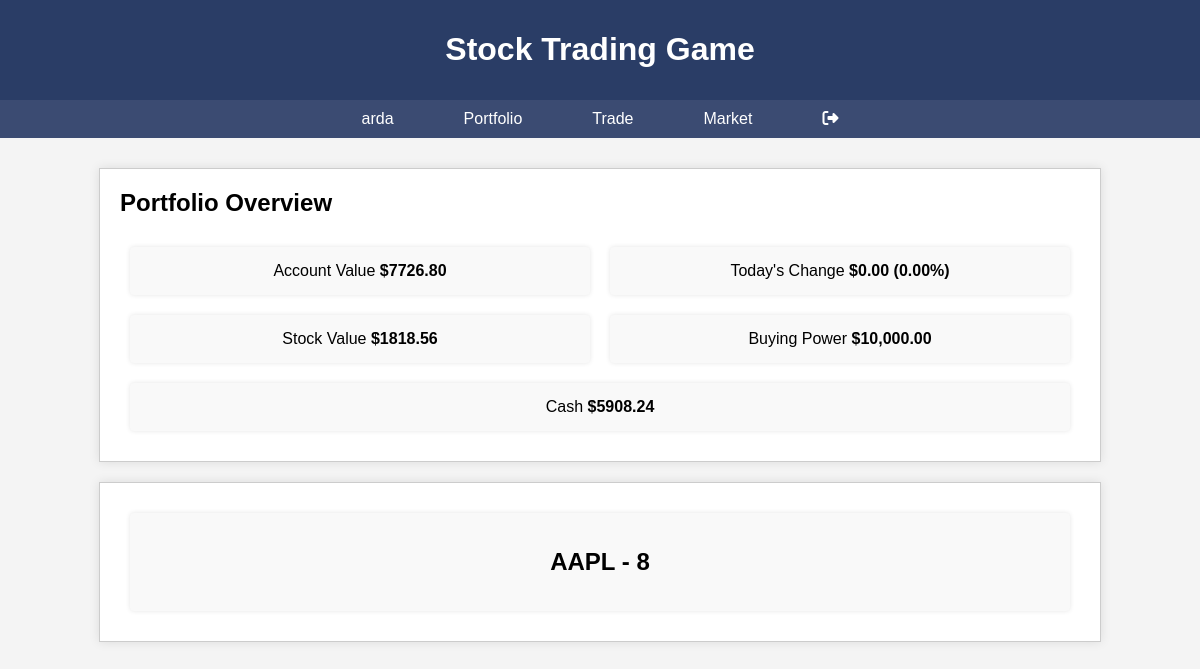
The app's page / (signed in), older data.
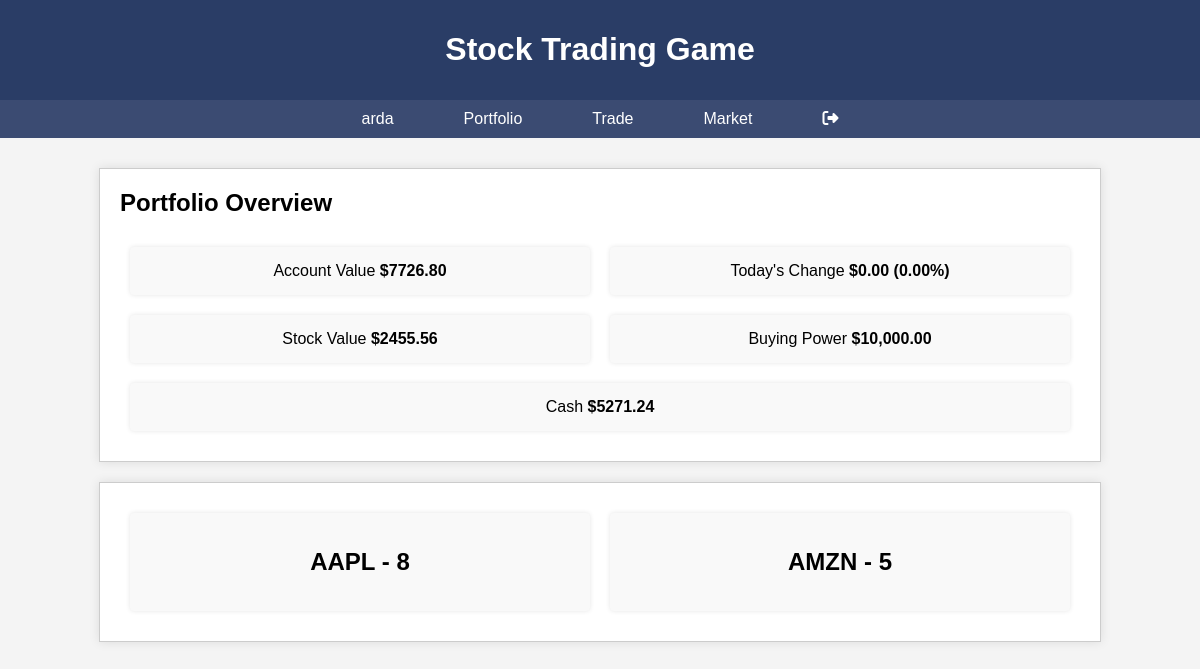
The same page, newer data.
### accounts/models.py (models this page shows, shortened)
class stock_user(AbstractUser):
    money = models.DecimalField(default=10000.00, decimal_places=2, max_digits=10)
    def get_total_stock_value(self):
        cache_key = f"user_{self.id}_total_stock_value"
        total_value = cache.get(cache_key)
        if total_value is None:
            total_value = 0
            stock_users = UserStock.objects.filter(user=self)
            for stock_user in stock_users:
                total_value += stock_user.quantity * stock_user.stock.price
            cache.set(cache_key, total_value, timeout=600)
        return total_value

class UserStock(models.Model):
    user = models.ForeignKey(stock_user, on_delete=models.CASCADE)
    stock = models.ForeignKey(Stock, on_delete=models.CASCADE)
    quantity = models.PositiveIntegerField(default=0)

class Stock(models.Model):
    SYMBOL_CHOICES = [
        ('AAPL', 'Apple Inc.'),
        ('MSFT', 'Microsoft Corporation'),
        ('AMZN', 'Amazon.com Inc.'),
        ('GOOGL', 'Alphabet Inc.'),
        ('TSLA', 'Tesla, Inc.'),
        ('META', 'Meta Platforms, Inc.'),
        ('NVDA', 'NVIDIA Corporation'),
        ('KO', 'Coca-Cola Company'),
        ('INTC', 'Intel Corporation'),
        ('V', 'Visa Inc.'),
    ]
    symbol = models.CharField(max_length=10, choices=SYMBOL_CHOICES, unique=True)
    price = models.DecimalField(max_digits=8, decimal_places=2, default=0.00)
    def __str__(self):
        return self.symbol

### Content/views.py (the view)
# urls.py: path('',views.index,name='index'),
@login_required
def index(request):
    user = request.user
    user_instance = stock_user.objects.get(id=user.id)
    user_money = user_instance.get_total_stock_value() + user.money
    stock_value = user_instance.get_total_stock_value()
    user_cash = user.money
    made_money = user_money - 10000
    user_stocks = UserStock.objects.filter(user=user)
    return render(request, 'Content/index.html', {
        'user_money': user_money,
        'stock_value': stock_value,
        'user_cash': user_cash,
        'made_money': made_money,
        'user_stocks': user_stocks
    })

### Content/templates/Content/index.html (shortened to what this page needs)
{% extends 'Content/base.html' %}
{% load static %}
{% block title %}
<link rel="stylesheet" href="{% static 'Content/css/index.css' %}">
{% endblock title %}
{% block body %}
<header>
    <h1>Stock Trading Game</h1>
</header>
<nav>
    <ul>
        <li><a style="cursor: pointer">{{ user.username }}</a></li>
        <li><a href="{% url 'Content:index' %}">Portfolio</a></li>
        <li><a href="{% url 'Content:trade' %}">Trade</a></li>
        <li><a href="{% url 'Content:market' %}">Market</a></li>
        <li><a href="{% url 'accounts:logout' %}"><i class="fa-solid fa-right-from-bracket"></i></a></li>
    </ul>
</nav>
<main>
    <section id="portfolio">
        <h2>Portfolio Overview</h2>
        <div class="overview">
            <div class="overview-item">
                <span>Account Value</span>
                <strong>${{user_money}}</strong>
            </div>
            <div class="overview-item">
                <span>Today's Change</span>
                <strong>$0.00 (0.00%)</strong>
            </div>
            <div class="overview-item">
                <span>Stock Value</span>
                <strong>${{ stock_value }}</strong>
            </div>
            <div class="overview-item">
                <span>Buying Power</span>
                <strong>$10,000.00</strong>
            </div>
            <div class="overview-item">
                <span>Cash</span>
                <strong>${{user_cash}}</strong>
            </div>
        </div>
    </section>
    <section>
        <div class="overview">
                {% for stock in user_stocks %}
                    <div class="overview-item">
                        <h1>{{stock.stock}} - {{stock.quantity}}</h1>
                    </div>
                {% endfor %}
        </div>
    </section>
</main>
{% endblock body %}

Row changes from the older to the newer data that the page shows:
changed stock_user "arda": money "5908.24" → "5271.24"
added UserStock: stock "AMZN", quantity "5"
Text that changed along with them:
{{ stock_value }}: "1818.56" → "2455.56"
